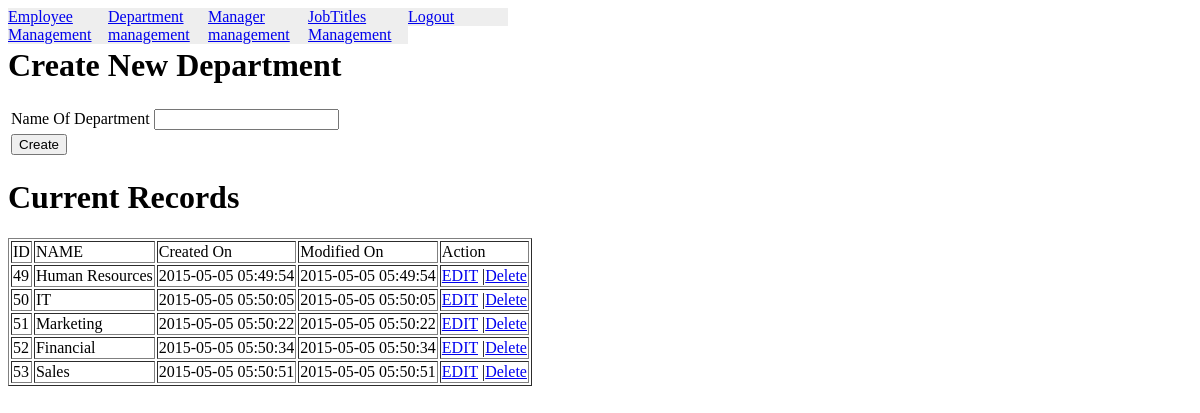
/dept.php (signed in), run on the app's committed database.
### tables this page shows
CREATE TABLE IF NOT EXISTS `departments` (
  `id` int(11) NOT NULL AUTO_INCREMENT COMMENT 'dept_id',
  `name` varchar(500) NOT NULL,
  `created` timestamp NOT NULL DEFAULT CURRENT_TIMESTAMP ON UPDATE CURRENT_TIMESTAMP,
  `modified` timestamp NOT NULL DEFAULT '0000-00-00 00:00:00',
  PRIMARY KEY (`id`)
);

### webonisePDO/DBConnect.php (called while the page is built, shortened)
<?php
class DBConnect extends DBconfig{
    protected static $db;
         private function __construct()
        {
            $obj     = new DBconfig();
            $dbtype  = $obj->DBData['databaseType'];
            $host    = $obj->DBData['host'];
            $dbuser  = $obj->DBData['dbuser'];
            $dbpass  = $obj->DBData['dbpass'];
            $dbname  = $obj->DBData['dbname'];
            try {
                   self::$db = new PDO( "$dbtype:host=$host;dbname=$dbname", $dbuser, $dbpass );
                   self::$db->setAttribute( PDO::ATTR_ERRMODE, PDO::ERRMODE_EXCEPTION );
                }
                catch (PDOException $e) {
                echo "DataBase Connection Error";
          }
       }
    public static function getConnection() {
        return self::$db;
    }
}

### webonisePDO/DBFunctions.php (called while the page is built, shortened)
<?php
include('DBConnect.php');
class DBFunctions extends DBConnect{
    public $dbs;
    public $query = NULL;
    public $findQuery = 0;
    function __construct()
    {
        $this->dbs = DBConnect::getConnection();
    }
     public function select( $column = NULL )
    {
         $this->findQuery = 1 ;
         if( is_null( $column ) )
         {
             $this->query ="SELECT * ";
         }else{
            if(is_array( $column ))
            {
                $createdColumns = implode(",", $column);
                $this->query ="SELECT ".$createdColumns;
            }
         }
        return $this;
    }
     public function from( $from = NULL )
    {
        if( !is_null( $from ) )
        $this->query .= " FROM ".$from;
        return $this;
    }
     public function run($type = 1)
    {
           if( $this->findQuery == 1)
          {
            try {
                  $this->stmt = $this->dbs->prepare($this->query);
                  $this->stmt->execute();
                if ($type== 1) {
                    $this->resultSet = $this->stmt->fetchAll( PDO::FETCH_ASSOC );
                }else {
                    $this->resultSet = $this->stmt->fetchAll( PDO::FETCH_OBJ );
                }
                }catch (Exception $e){
                   echo "catch block";
                }
          }
        $this->findQuery=0;
        return $this;
    }
}

### dept.php (the view, shortened to what this page needs)
<?php
include "webonisePDO/DBFunctions.php";
$obj = new DBFunctions();
?>
<?php include('menu.php');?>
<br>
<?php if(isset($editdata)){ ?>
    <h1>Edit Department</h1>
    <?php }else{?>
   <h1>Create New Department</h1>
<?php }?>
<form action="dept.php" method="post">
<table>
    <tr>
        <td>Name Of Department</td>
        <td>
            <input type="text" name="dept_name" value="<?php if($_GET['action']=='edit'){ echo $editdata[0]['name'];}?>">
        </td>
    </tr>
    <tr>
        <?php if(isset($editdata)) { ?>
            <td><input type="submit" name="editSub" value="EDIT"></td>
        <?php }else{ ?>
            <td><input type="submit" name="sub" value="Create"></td>
        <?php } ?>
    </tr>
</table>
    </form>
<?php
 $obj->select()->from('departments')->run();
?>
<h1>Current Records</h1>
<table border="1">
    <tr>
        <td>ID</td>
        <td>NAME</td>
        <td>Created On</td>
        <td>Modified On</td>
        <td>Action</td>
        <?php
           foreach($obj->resultSet as  $val)
           { ?>
               <tr>
                 <td><?php echo $val['id']?></td>
                 <td><?php echo $val['name']?></td>
                <td><?php echo $val['created']?></td>
                <td><?php echo $val['modified']?></td>
                <td><a href="dept.php?action=edit&id=<?php echo $val['id'] ;?>">EDIT</a>
                    |<a href="dept.php?action=del&id=<?php echo $val['id'];?>">Delete </a> </td>
               </tr>
         <?php  }
        ?>
    </tr>
</table>
</body>
</html>

### data on the page
departments: id "49", name "Human Resources", created "2015-05-05 05:49:54", modified "2015-05-05 05:49:54"
departments: id "50", name "IT", created "2015-05-05 05:50:05", modified "2015-05-05 05:50:05"
departments: id "51", name "Marketing", created "2015-05-05 05:50:22", modified "2015-05-05 05:50:22"
departments: id "52", name "Financial", created "2015-05-05 05:50:34", modified "2015-05-05 05:50:34"
departments: id "53", name "Sales", created "2015-05-05 05:50:51", modified "2015-05-05 05:50:51"
